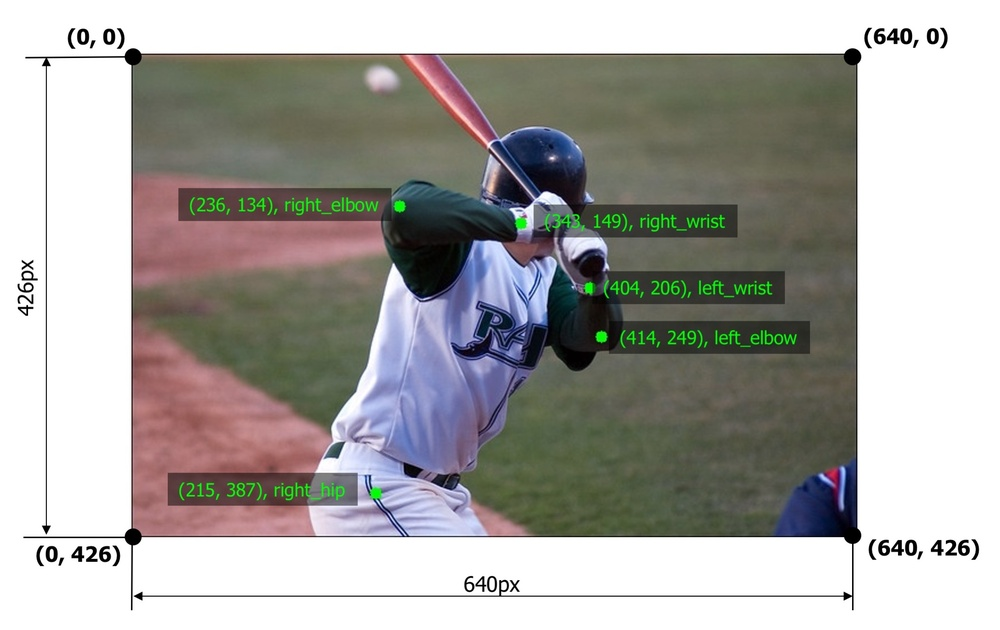
#> input picture experiments/_assets/keypoints_coco_example.jpg, 1000 x 630 px, shrunk from 2068 x 1302 before the run, given in place of the camera
$ python 01_hsv_calibration_tool.py
#> lines starting #> are read from the running program, lines starting #| are printed output that depends on the picture; after the words box and inside, x2 and y2 are one past the last pixel; in counts of white or black regions, pixels touching at a corner belong together
import cv2
import numpy as np

def nothing(x):
    """Dummy callback function for trackbars."""
    pass

def main():
    """This script provides an interactive HSV color calibration tool using webcam feed.
    Adjust the trackbars to find the HSV color range for a specific object."""
    cap = cv2.VideoCapture(0) # Open default webcam

    if not cap.isOpened():
        print("Error: Could not open webcam.")
        return

    window_name = "HSV Color Tuner"
    cv2.namedWindow(window_name)

    # Create trackbars for Lower and Upper HSV bounds
    cv2.createTrackbar("Lower H", window_name, 0, 180, nothing)
#> slider 'Lower H' is set to 36
    cv2.createTrackbar("Lower S", window_name, 0, 255, nothing)
#> slider 'Lower S' is set to 51
    cv2.createTrackbar("Lower V", window_name, 0, 255, nothing)
#> slider 'Lower V' is set to 51
    cv2.createTrackbar("Upper H", window_name, 180, 180, nothing)
    cv2.createTrackbar("Upper S", window_name, 255, 255, nothing)
    cv2.createTrackbar("Upper V", window_name, 255, 255, nothing)

    print("--- HSV Color Calibration Tool ---")
    print("Adjust trackbars to isolate a desired color range. Press 'q' to quit.")

    while True:
        ret, frame = cap.read()
#> frame is the input picture: shape (630, 1000, 3); mean B, G, R 164.3, 167.9, 169.5
        if not ret:
            break

        frame = cv2.flip(frame, 1) # Flip for mirror effect
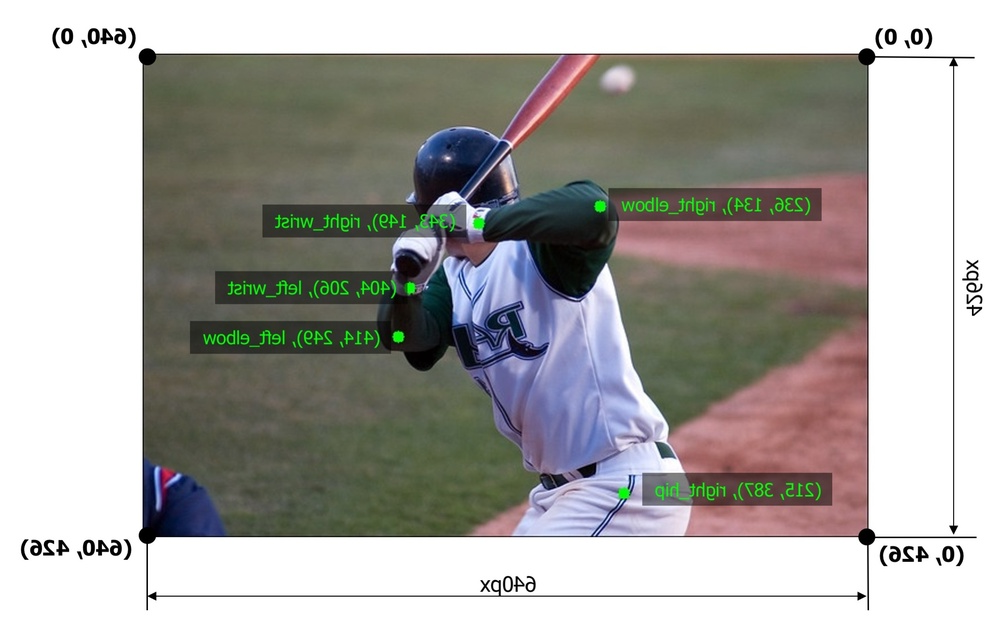
#> frame: shape (630, 1000, 3); mean B, G, R 164.3, 167.9, 169.5
        hsv_frame = cv2.cvtColor(frame, cv2.COLOR_BGR2HSV)
#> hsv_frame: shape (630, 1000, 3); mean H, S, V 36.4, 36.6, 176.2

        # Get current trackbar positions
        lower_h = cv2.getTrackbarPos("Lower H", window_name)
        lower_s = cv2.getTrackbarPos("Lower S", window_name)
        lower_v = cv2.getTrackbarPos("Lower V", window_name)
        upper_h = cv2.getTrackbarPos("Upper H", window_name)
        upper_s = cv2.getTrackbarPos("Upper S", window_name)
        upper_v = cv2.getTrackbarPos("Upper V", window_name)

        lower_color = np.array([lower_h, lower_s, lower_v])
        upper_color = np.array([upper_h, upper_s, upper_v])

        mask = cv2.inRange(hsv_frame, lower_color, upper_color)
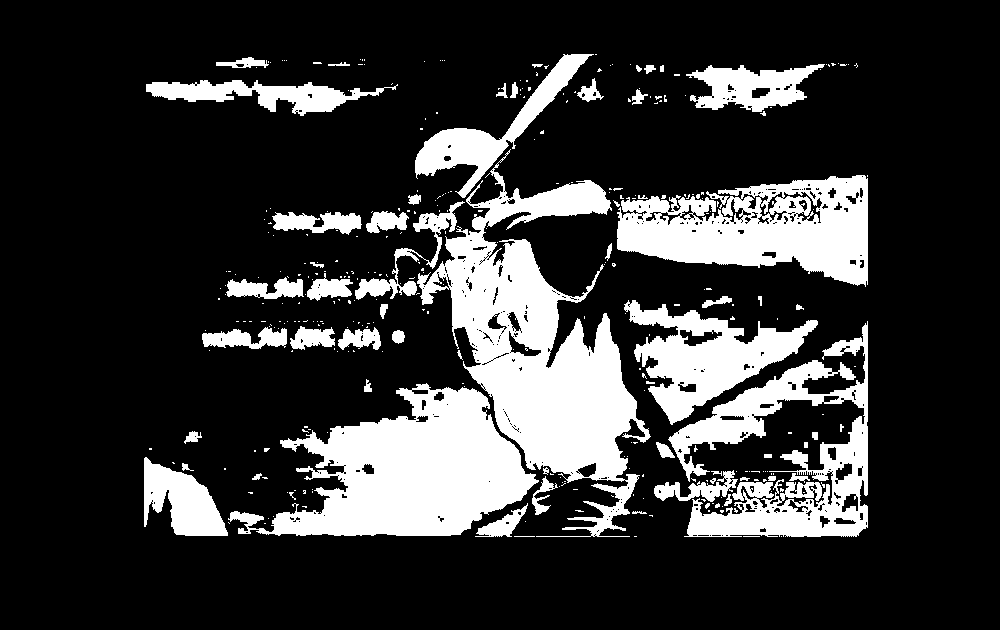
#> mask: shape (630, 1000); 20.7% white; 345 white regions (283 under 20 px), largest, box (x1, y1, x2, y2) and area: (417, 149, 651, 537) 32402, (228, 383, 539, 536) 24872, (617, 175, 868, 287) 17058
        result_frame = cv2.bitwise_and(frame, frame, mask=mask)
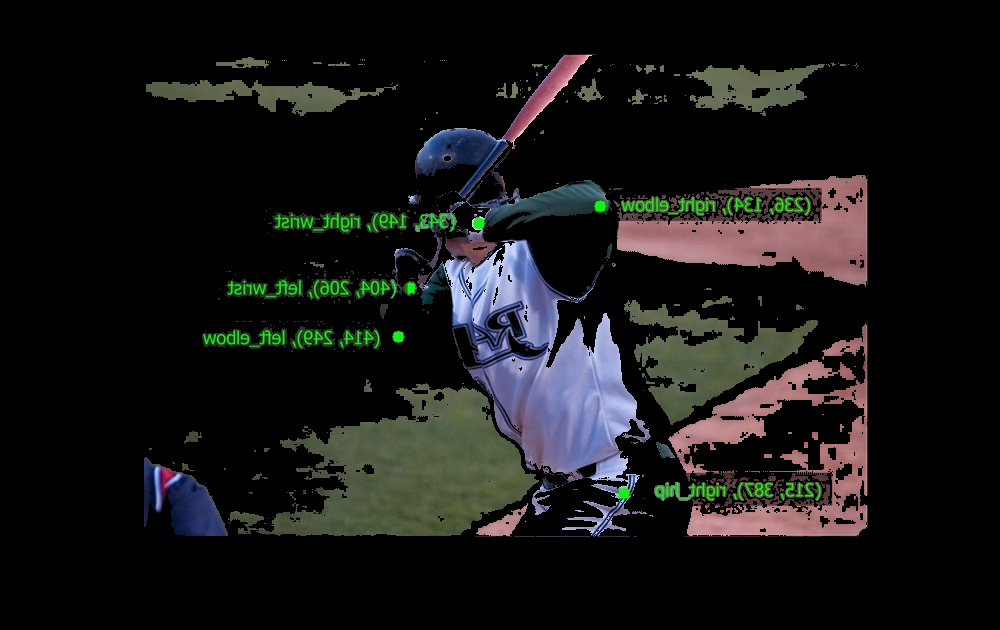
#> result_frame: shape (630, 1000, 3); mean B, G, R 21.6, 22, 22.2

        cv2.imshow("Original Feed", frame)
        cv2.imshow("Mask", mask)
        cv2.imshow("Result", result_frame)

        if cv2.waitKey(20) & 0xFF == ord('q'):
#> (key q is pressed here)
            break

    cap.release()
    cv2.destroyAllWindows()

if __name__ == "__main__":
    main()
